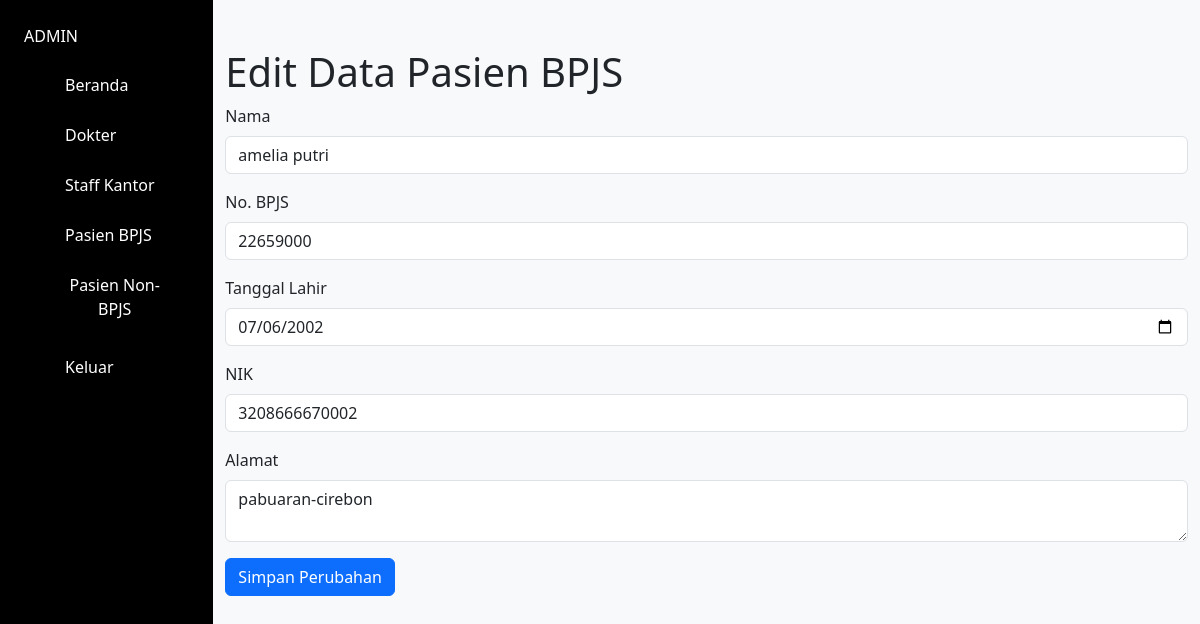
/edit.php?id=5, run on the app's committed database.
### tables this page shows
CREATE TABLE `pasien` (
  `id` int(11) NOT NULL,
  `nama` varchar(100) DEFAULT NULL,
  `no_bpjs` varchar(20) DEFAULT NULL,
  `tgl_lahir` date NOT NULL,
  `nik` varchar(16) NOT NULL,
  `alamat` text NOT NULL
);

### edit.php (the view, shortened to what this page needs)
<?php
$conn = new mysqli("localhost", "root", "", "datapasien_db");
if (isset($_GET['id'])) {
    $id = $_GET['id'];
    $sql = "SELECT * FROM pasien WHERE id = $id";
    $result = $conn->query($sql);
    if ($result->num_rows > 0) {
        $row = $result->fetch_assoc();
    } else {
        echo "Data pasien tidak ditemukan.";
        exit();
    }
}
?>
<!DOCTYPE html>
<html lang="en">
<head>
    <link rel="stylesheet" href="https://cdnjs.cloudflare.com/ajax/libs/bootstrap/5.3.0/css/bootstrap.min.css">
</head>
<body>
</head>
<body>
    <div class="sidebar p-4">
        <div class="text-2xl font-bold mb-3">ADMIN</div>
        <nav>
            <a class="btn btn-grey w-100 d-flex align-items-center py-2 px-4 mb-2" href="dashboard.php">
                Beranda
            </a>
            <a class="btn btn-grey w-100 d-flex align-items-center py-2 px-4 mb-2" href="dokter.php">
                Dokter
            </a>
            <a class="btn btn-grey w-100 d-flex align-items-center py-2 px-4 mb-2" href="staff_kantor.php">
                Staff Kantor
            </a>
            <a class="btn btn-grey w-100 d-flex align-items-center py-2 px-4 mb-2" href="pasien_bpjs.php">
                Pasien BPJS
            </a>
            <a class="btn btn-grey w-100 d-flex align-items-center py-2 px-4 mb-2" href="pasien_non-bpjs.php">
                Pasien Non-BPJS
            </a>
            <a class="btn btn-grey w-100 d-flex align-items-center py-2 px-4" href="logout.php">
                Keluar
            </a>
        </nav>
    </div>
    <div class="container mt-5">
        <h1>Edit Data Pasien BPJS</h1>
        <form method="POST">
            <div class="mb-3">
                <label for="nama" class="form-label">Nama</label>
                <input type="text" class="form-control" id="nama" name="nama" value="<?php echo htmlspecialchars($row['nama']); ?>" required>
            </div>
            <div class="mb-3">
                <label for="no_bpjs" class="form-label">No. BPJS</label>
                <input type="text" class="form-control" id="no_bpjs" name="no_bpjs" value="<?php echo htmlspecialchars($row['no_bpjs']); ?>" required>
            </div>
            <div class="mb-3">
                <label for="tgl_lahir" class="form-label">Tanggal Lahir</label>
                <input type="date" class="form-control" id="tgl_lahir" name="tgl_lahir" value="<?php echo htmlspecialchars($row['tgl_lahir']); ?>" required>
            </div>
            <div class="mb-3">
                <label for="nik" class="form-label">NIK</label>
                <input type="text" class="form-control" id="nik" name="nik" value="<?php echo htmlspecialchars($row['nik']); ?>" required>
            </div>
            <div class="mb-3">
                <label for="alamat" class="form-label">Alamat</label>
                <textarea class="form-control" id="alamat" name="alamat" required><?php echo htmlspecialchars($row['alamat']); ?></textarea>
            </div>
            <button type="submit" name="submit" class="btn btn-primary">Simpan Perubahan</button>
        </form>
    </div>
</body>
</html>

### edit.php (style rules this page uses)
body { background-color: #f8f9fa; color: #212529; display: flex; min-height: 100vh; margin: 0; }
.sidebar { width: 250px; background-color: #000; color: #fff; min-height: 100vh; }
.sidebar a { text-decoration: none; color: white; }

### data on the page
pasien: nama "amelia putri", no_bpjs "22659000", tgl_lahir "07/06/2002", nik "3208666670002", alamat "pabuaran-cirebon"
